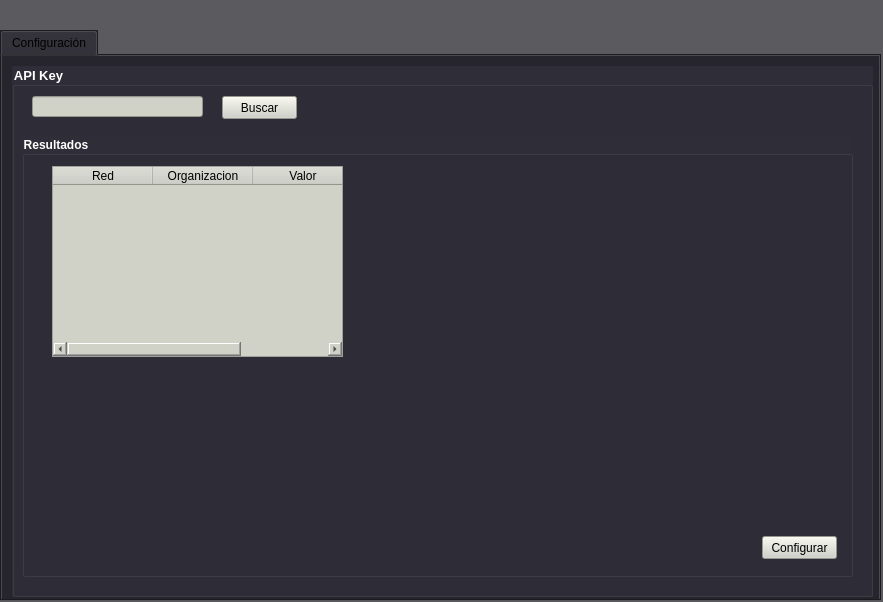
<?xml version="1.0" encoding="UTF-8"?>
<ui version="4.0">
 <class>MainWindow</class>
 <widget class="QMainWindow" name="MainWindow">
  <property name="geometry">
   <rect>
    <x>0</x>
    <y>0</y>
    <width>883</width>
    <height>602</height>
   </rect>
  </property>
  <property name="windowTitle">
   <string>MainWindow</string>
  </property>
  <property name="styleSheet">
   <string notr="true">background-color: rgb(91,91,95);</string>
  </property>
  <widget class="QWidget" name="centralwidget">
   <widget class="QTabWidget" name="Config">
    <property name="geometry">
     <rect>
      <x>0</x>
      <y>30</y>
      <width>881</width>
      <height>571</height>
     </rect>
    </property>
    <property name="styleSheet">
     <string notr="true">background-color: rgb(38, 37, 45);


</string>
    </property>
    <property name="currentIndex">
     <number>0</number>
    </property>
    <widget class="QWidget" name="tab">
     <attribute name="title">
      <string>Configuración</string>
     </attribute>
     <widget class="QGroupBox" name="groupBox">
      <property name="geometry">
       <rect>
        <x>10</x>
        <y>10</y>
        <width>861</width>
        <height>531</height>
       </rect>
      </property>
      <property name="palette">
       <palette>
        <active>
         <colorrole role="WindowText">
          <brush brushstyle="SolidPattern">
           <color alpha="255">
            <red>255</red>
            <green>255</green>
            <blue>255</blue>
           </color>
          </brush>
         </colorrole>
         <colorrole role="Button">
          <brush brushstyle="SolidPattern">
           <color alpha="255">
            <red>47</red>
            <green>46</green>
            <blue>56</blue>
           </color>
          </brush>
         </colorrole>
         <colorrole role="Base">
          <brush brushstyle="SolidPattern">
           <color alpha="255">
            <red>47</red>
            <green>46</green>
            <blue>56</blue>
           </color>
          </brush>
         </colorrole>
         <colorrole role="Window">
          <brush brushstyle="SolidPattern">
           <color alpha="255">
            <red>47</red>
            <green>46</green>
            <blue>56</blue>
           </color>
          </brush>
         </colorrole>
        </active>
        <inactive>
         <colorrole role="WindowText">
          <brush brushstyle="SolidPattern">
           <color alpha="255">
            <red>255</red>
            <green>255</green>
            <blue>255</blue>
           </color>
          </brush>
         </colorrole>
         <colorrole role="Button">
          <brush brushstyle="SolidPattern">
           <color alpha="255">
            <red>47</red>
            <green>46</green>
            <blue>56</blue>
           </color>
          </brush>
         </colorrole>
         <colorrole role="Base">
          <brush brushstyle="SolidPattern">
           <color alpha="255">
            <red>47</red>
            <green>46</green>
            <blue>56</blue>
           </color>
          </brush>
         </colorrole>
         <colorrole role="Window">
          <brush brushstyle="SolidPattern">
           <color alpha="255">
            <red>47</red>
            <green>46</green>
            <blue>56</blue>
           </color>
          </brush>
         </colorrole>
        </inactive>
        <disabled>
         <colorrole role="WindowText">
          <brush brushstyle="SolidPattern">
           <color alpha="255">
            <red>120</red>
            <green>120</green>
            <blue>120</blue>
           </color>
          </brush>
         </colorrole>
         <colorrole role="Button">
          <brush brushstyle="SolidPattern">
           <color alpha="255">
            <red>47</red>
            <green>46</green>
            <blue>56</blue>
           </color>
          </brush>
         </colorrole>
         <colorrole role="Base">
          <brush brushstyle="SolidPattern">
           <color alpha="255">
            <red>47</red>
            <green>46</green>
            <blue>56</blue>
           </color>
          </brush>
         </colorrole>
         <colorrole role="Window">
          <brush brushstyle="SolidPattern">
           <color alpha="255">
            <red>47</red>
            <green>46</green>
            <blue>56</blue>
           </color>
          </brush>
         </colorrole>
        </disabled>
       </palette>
      </property>
      <property name="font">
       <font>
        <pointsize>10</pointsize>
        <weight>75</weight>
        <bold>true</bold>
        <kerning>false</kerning>
       </font>
      </property>
      <property name="styleSheet">
       <string notr="true">background-color: rgb(47, 46, 56);</string>
      </property>
      <property name="title">
       <string>API Key</string>
      </property>
      <widget class="QLineEdit" name="lineEdit">
       <property name="geometry">
        <rect>
         <x>20</x>
         <y>30</y>
         <width>171</width>
         <height>21</height>
        </rect>
       </property>
       <property name="styleSheet">
        <string notr="true">background-color: rgb(208, 209, 199);
color: rgb(0, 0, 0);</string>
       </property>
      </widget>
      <widget class="QPushButton" name="pushButton">
       <property name="geometry">
        <rect>
         <x>210</x>
         <y>30</y>
         <width>75</width>
         <height>23</height>
        </rect>
       </property>
       <property name="styleSheet">
        <string notr="true">background-color: rgb(208, 209, 199);</string>
       </property>
       <property name="text">
        <string>Buscar</string>
       </property>
      </widget>
      <widget class="QGroupBox" name="groupBox_2">
       <property name="geometry">
        <rect>
         <x>10</x>
         <y>70</y>
         <width>831</width>
         <height>441</height>
        </rect>
       </property>
       <property name="font">
        <font>
         <weight>75</weight>
         <bold>true</bold>
        </font>
       </property>
       <property name="styleSheet">
        <string notr="true">color: rgb(255, 255, 255);</string>
       </property>
       <property name="title">
        <string>Resultados</string>
       </property>
       <widget class="QPushButton" name="pushButton_2">
        <property name="geometry">
         <rect>
          <x>740</x>
          <y>400</y>
          <width>75</width>
          <height>23</height>
         </rect>
        </property>
        <property name="palette">
         <palette>
          <active>
           <colorrole role="WindowText">
            <brush brushstyle="SolidPattern">
             <color alpha="255">
              <red>0</red>
              <green>0</green>
              <blue>0</blue>
             </color>
            </brush>
           </colorrole>
           <colorrole role="Button">
            <brush brushstyle="SolidPattern">
             <color alpha="255">
              <red>208</red>
              <green>209</green>
              <blue>199</blue>
             </color>
            </brush>
           </colorrole>
           <colorrole role="Text">
            <brush brushstyle="SolidPattern">
             <color alpha="255">
              <red>0</red>
              <green>0</green>
              <blue>0</blue>
             </color>
            </brush>
           </colorrole>
           <colorrole role="ButtonText">
            <brush brushstyle="SolidPattern">
             <color alpha="255">
              <red>0</red>
              <green>0</green>
              <blue>0</blue>
             </color>
            </brush>
           </colorrole>
           <colorrole role="Base">
            <brush brushstyle="SolidPattern">
             <color alpha="255">
              <red>208</red>
              <green>209</green>
              <blue>199</blue>
             </color>
            </brush>
           </colorrole>
           <colorrole role="Window">
            <brush brushstyle="SolidPattern">
             <color alpha="255">
              <red>208</red>
              <green>209</green>
              <blue>199</blue>
             </color>
            </brush>
           </colorrole>
           <colorrole role="PlaceholderText">
            <brush brushstyle="NoBrush">
             <color alpha="128">
              <red>0</red>
              <green>0</green>
              <blue>0</blue>
             </color>
            </brush>
           </colorrole>
          </active>
          <inactive>
           <colorrole role="WindowText">
            <brush brushstyle="SolidPattern">
             <color alpha="255">
              <red>0</red>
              <green>0</green>
              <blue>0</blue>
             </color>
            </brush>
           </colorrole>
           <colorrole role="Button">
            <brush brushstyle="SolidPattern">
             <color alpha="255">
              <red>208</red>
              <green>209</green>
              <blue>199</blue>
             </color>
            </brush>
           </colorrole>
           <colorrole role="Text">
            <brush brushstyle="SolidPattern">
             <color alpha="255">
              <red>0</red>
              <green>0</green>
              <blue>0</blue>
             </color>
            </brush>
           </colorrole>
           <colorrole role="ButtonText">
            <brush brushstyle="SolidPattern">
             <color alpha="255">
              <red>0</red>
              <green>0</green>
              <blue>0</blue>
             </color>
            </brush>
           </colorrole>
           <colorrole role="Base">
            <brush brushstyle="SolidPattern">
             <color alpha="255">
              <red>208</red>
              <green>209</green>
              <blue>199</blue>
             </color>
            </brush>
           </colorrole>
           <colorrole role="Window">
            <brush brushstyle="SolidPattern">
             <color alpha="255">
              <red>208</red>
              <green>209</green>
              <blue>199</blue>
             </color>
            </brush>
           </colorrole>
           <colorrole role="PlaceholderText">
            <brush brushstyle="NoBrush">
             <color alpha="128">
              <red>0</red>
              <green>0</green>
              <blue>0</blue>
             </color>
            </brush>
           </colorrole>
          </inactive>
          <disabled>
           <colorrole role="WindowText">
            <brush brushstyle="SolidPattern">
             <color alpha="255">
              <red>0</red>
              <green>0</green>
              <blue>0</blue>
             </color>
            </brush>
           </colorrole>
           <colorrole role="Button">
            <brush brushstyle="SolidPattern">
             <color alpha="255">
              <red>208</red>
              <green>209</green>
              <blue>199</blue>
             </color>
            </brush>
           </colorrole>
           <colorrole role="Text">
            <brush brushstyle="SolidPattern">
             <color alpha="255">
              <red>0</red>
              <green>0</green>
              <blue>0</blue>
             </color>
            </brush>
           </colorrole>
           <colorrole role="ButtonText">
            <brush brushstyle="SolidPattern">
             <color alpha="255">
              <red>0</red>
              <green>0</green>
              <blue>0</blue>
             </color>
            </brush>
           </colorrole>
           <colorrole role="Base">
            <brush brushstyle="SolidPattern">
             <color alpha="255">
              <red>208</red>
              <green>209</green>
              <blue>199</blue>
             </color>
            </brush>
           </colorrole>
           <colorrole role="Window">
            <brush brushstyle="SolidPattern">
             <color alpha="255">
              <red>208</red>
              <green>209</green>
              <blue>199</blue>
             </color>
            </brush>
           </colorrole>
           <colorrole role="PlaceholderText">
            <brush brushstyle="NoBrush">
             <color alpha="128">
              <red>0</red>
              <green>0</green>
              <blue>0</blue>
             </color>
            </brush>
           </colorrole>
          </disabled>
         </palette>
        </property>
        <property name="styleSheet">
         <string notr="true">background-color: rgb(208, 209, 199);
color: rgb(0, 0, 0);</string>
        </property>
        <property name="text">
         <string>Configurar</string>
        </property>
       </widget>
       <widget class="QTableWidget" name="tableWidget">
        <property name="geometry">
         <rect>
          <x>30</x>
          <y>30</y>
          <width>291</width>
          <height>191</height>
         </rect>
        </property>
        <property name="styleSheet">
         <string notr="true">background-color: rgb(208, 209, 199);
color: rgb(0, 0, 0);</string>
        </property>
        <column>
         <property name="text">
          <string>Red</string>
         </property>
        </column>
        <column>
         <property name="text">
          <string>Organizacion</string>
         </property>
        </column>
        <column>
         <property name="text">
          <string>Valor</string>
         </property>
        </column>
       </widget>
      </widget>
     </widget>
    </widget>
   </widget>
   <widget class="QLabel" name="label">
    <property name="geometry">
     <rect>
      <x>360</x>
      <y>-20</y>
      <width>161</width>
      <height>91</height>
     </rect>
    </property>
    <property name="styleSheet">
     <string notr="true">image: url(:/prefijoNuevo/log_voseda_blanco.png);</string>
    </property>
    <property name="text">
     <string/>
    </property>
   </widget>
   <zorder>label</zorder>
   <zorder>Config</zorder>
  </widget>
 </widget>
 <tabstops>
  <tabstop>Config</tabstop>
  <tabstop>lineEdit</tabstop>
  <tabstop>pushButton</tabstop>
  <tabstop>tableWidget</tabstop>
  <tabstop>pushButton_2</tabstop>
 </tabstops>
 <resources>
  <include location="recursos.qrc"/>
 </resources>
 <connections/>
</ui>
